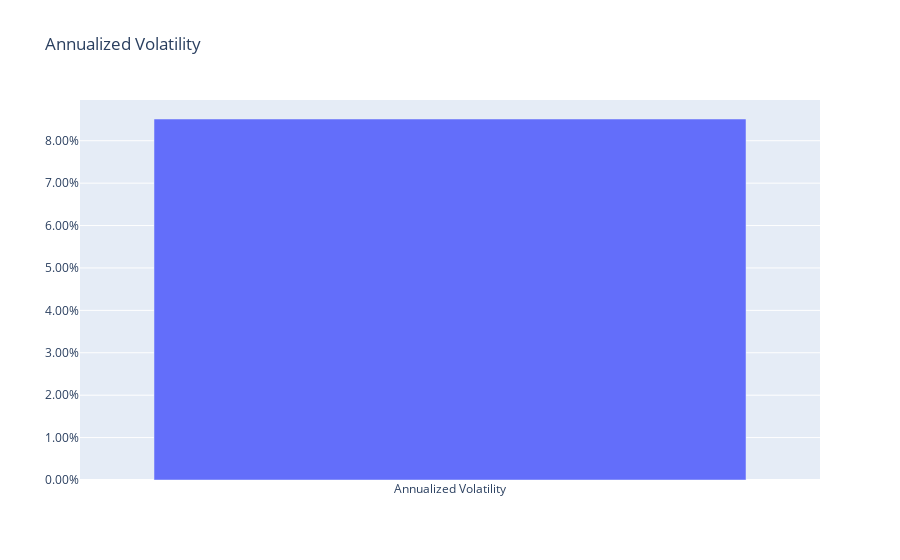

Notebook source saved alongside this figure:
### Markdown cell above
<h2 style="color: #FF6347;">Annualized Volatility.</h2>
<h3 style="color: #FF6347;">-- Insert your code here --</h3>

### Code cell
daily_volatility = portfolio_daily_return.std()
annualized_volatility = daily_volatility * np.sqrt(261)

fig = go.Figure(data=[
    go.Bar(name="Annualized Volatility", x=["Annualized Volatility"], y=[annualized_volatility])
])
fig.update_layout(title="Annualized Volatility", yaxis_tickformat=".2%")
fig.show()

### Figure 1 — Plotly figure (JSON) as saved in the notebook; plotly's stock layout.template omitted (floating-point values rounded to 4 significant figures)
{"data": [{"name": "Annualized Volatility", "type": "bar", "x": ["Annualized Volatility"], "y": [0.08513]}], "layout": {"title": {"text": "Annualized Volatility"}, "yaxis": {"tickformat": ".2%"}}}
